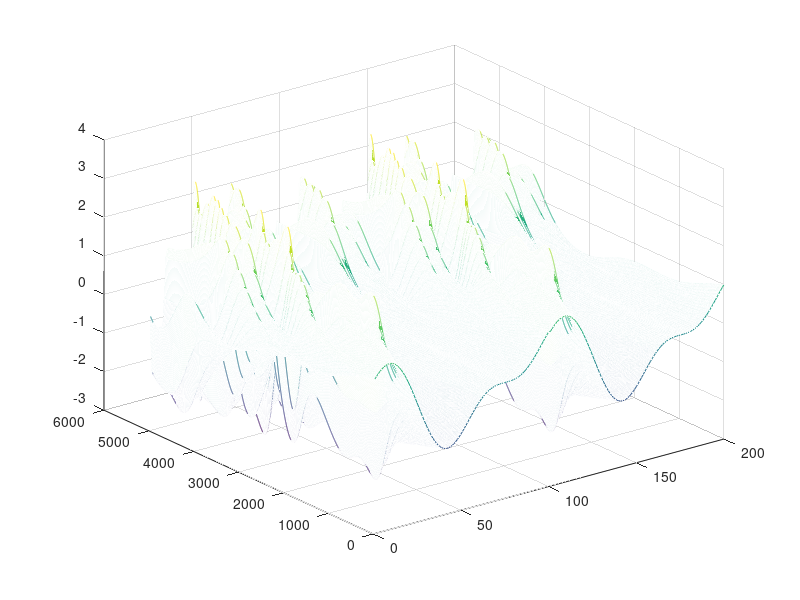

The MATLAB script that drew this image:
% KURAMOTO-SIVASHINSKY-EQUATION WITH FORWARD DIFFERENCE
%f = @(x) sin(pi*x);
% L = 32*pi
f = @(x) cos(x/16).*(1+sin(x/16));

M = 100;
x = linspace(0,32*pi,M);
h = (32*pi)/(M-1);
k = 0.01;
N = 5000;

% Initializing matrices for equation
% U(n+1) = U(n) - AxxU(n) - AxxxxU(n) - delta(U(n)^2) :

w = ones(1,M-1);
Axx = sparse(-2*eye(M) + diag(w,1) + diag(w,-1));
Axx(1,M) = 1;
Axx(M,1) = 1;
Axx = k/(h^2)*Axx;

u = ones(1,M-2);
v = -4*ones(1,M-1);
Axxxx = sparse(6*eye(M)+diag(v,1)+diag(v,-1)+diag(u,2)+diag(u,-2)+diag([1;1],M-2)+diag([1;1],-M+2));
Axxxx(1,M) = -4;
Axxxx(M,1) = -4;
Axxxx = k/(h^4)*Axxxx;

D = sparse(zeros(M) + diag(w,1) + diag(-w,-1));
D(M,1) = 1;
D(1,M) = -1;
D = k/(4*h)*D;

% Initial value of U:
U = f(x);

% Time step N iterations:
for n = 1:N
    U(n+1,:) = (eye(M) - Axx - Axxxx)*(U(n,:)') - D*(U(n,:)'.^2);%
end

 mesh([U U])
